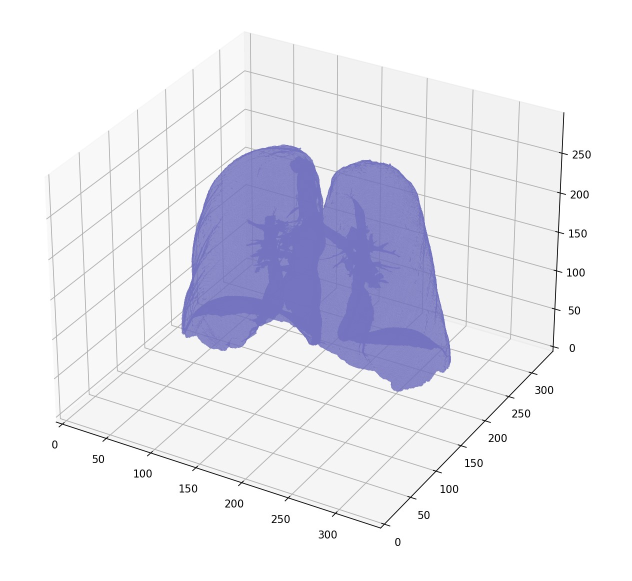
#> input picture project/figs/1.jpg, 1263 x 1162 px (shown at 1/2 size)
$ python -i utils.py   (imports and definitions only)
#> lines starting #> are read from the running program, lines starting #| are printed output that depends on the picture
import os
import numpy as np

import pyvista as pv
import scipy.ndimage
import SimpleITK as sitk
from skimage import measure

import matplotlib.pyplot as plt
from mpl_toolkits.mplot3d.art3d import Poly3DCollection

# [2 lines not run here, left out]


# Load the scans in given folder path
# [38 lines left out: functions load_scan, get_pixels_hu, resample, not called in this run]


def save_mesh(mesh, filename, output_folder='./meshes'):
    mesh.save(os.path.join(output_folder, filename))


# [52 lines left out: functions generate_mesh, hounsfield_histogram, largest_label_volume, not called in this run]


def background_labels_around_circle(labels):
    d, w, h = labels.shape

    # parameter that needs tuning
    stroke_thickness = 2
    # get radius
    radius1 = (w / 2) - 1
    radius2 = radius1 - stroke_thickness
    center = (w / 2)

    xs, ys = np.meshgrid(np.arange(w), np.arange(h))

    # create a mask to measure the distance of the points from the center
    dist = np.sqrt((xs - center) ** 2 + (ys - center) ** 2)

    # create mask with two different radius
    mask1 = dist <= radius1
    mask2 = dist <= radius2

    # logical xor between those two masks with different radius
    # to get only a thin stroked circle with the specific pixels
    mask = np.logical_xor(mask1, mask2)

    # identify irrelevant pixels from each slice
    mask_in_3D = np.ones(labels.shape) * mask
    irrelevant_labels = mask_in_3D * labels

    return irrelevant_labels


def segment_lung_mask(image, fill_lung_structures=True):
    # not actually binary, but 1 and 2.
    # 0 is treated as background, which we do not want
    binary_image = np.array(image > -320, dtype=np.int8) + 1
    # connected components of binary image
    labels = measure.label(binary_image)

    # Pick the pixel in the very corner to determine which label is air.
    #   Improvement: Pick multiple background labels from around the patient
    #   More resistant to "trays" on which the patient lays cutting the air
    #   around the person in half
    irrelevant_labels = background_labels_around_circle(labels)

    for idx, label in enumerate(labels):
        for irrelevant_label in irrelevant_labels[idx]:
            # Make the selected labels background
            binary_image[idx][label == irrelevant_label] = 2

    # Method of filling the lung structures (that is superior to something like
    # morphological closing)
    if fill_lung_structures:
        # For every slice we determine the largest solid structure
        for i, axial_slice in enumerate(binary_image):
            axial_slice = axial_slice - 1
            labeling = measure.label(axial_slice)
            l_max = largest_label_volume(labeling, bg=0)

            if l_max is not None:  # This slice contains some lung
                binary_image[i][labeling != l_max] = 1

    binary_image -= 1  # Make the image actual binary
    binary_image = 1 - binary_image  # Invert it, lungs are now 1

    # Remove other air pockets insided body
    labels = measure.label(binary_image, background=0)
    l_max = largest_label_volume(labels, bg=0)
    if l_max is not None:  # There are air pockets
        binary_image[labels != l_max] = 0

    return binary_image

>>> import cv2
>>> picture = cv2.imread('figs/1.jpg', cv2.IMREAD_GRAYSCALE)
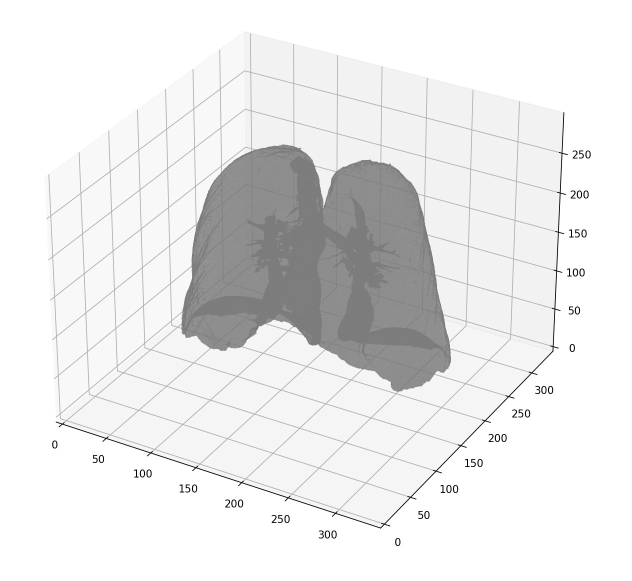
#> picture: shape (1162, 1263) (shown at 1/2 size); min 0, max 255, mean 233.6
>>> result = segment_lung_mask(picture)
#> in segment_lung_mask, `binary_image = np.array(image > -320, dtype=np.int8) + 1`: binary_image: shape (1162, 1263) int8; every value is 2
#> in segment_lung_mask, `labels = measure.label(binary_image)`: labels: shape (1162, 1263) int64; every value is 1
#> (the run stopped early here; a loop or call above may not have finished)

$ run again, on project/figs/2.jpg
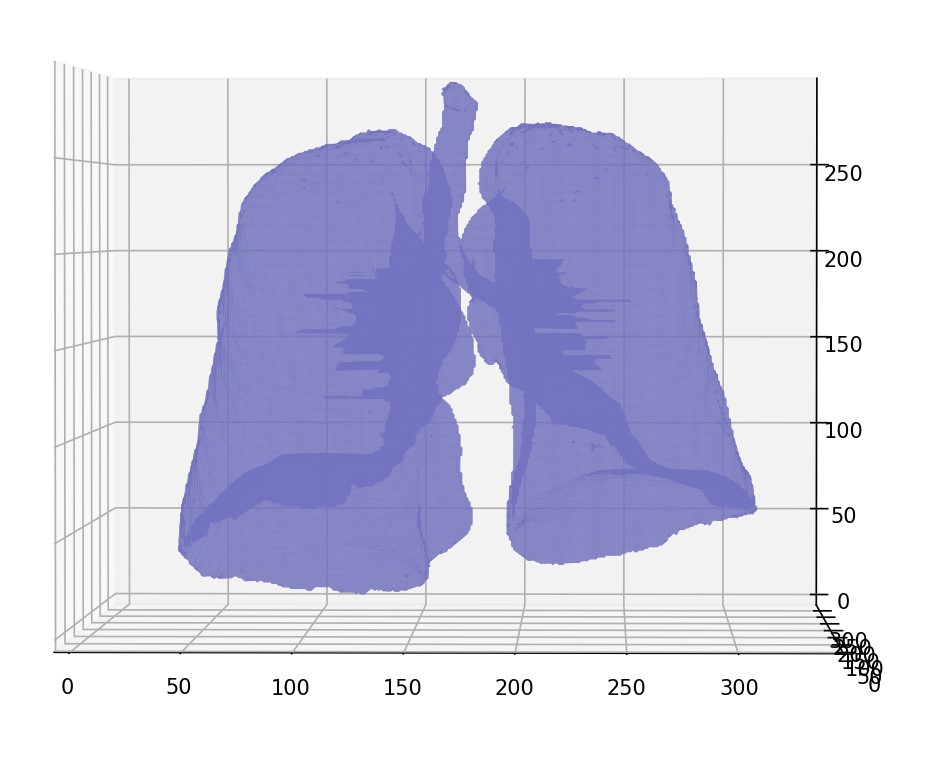
#> input picture project/figs/2.jpg, 925 x 772 px
#> `picture = cv2.imread('figs/1.jpg', cv2.IMREAD_GRAYSCALE)`:
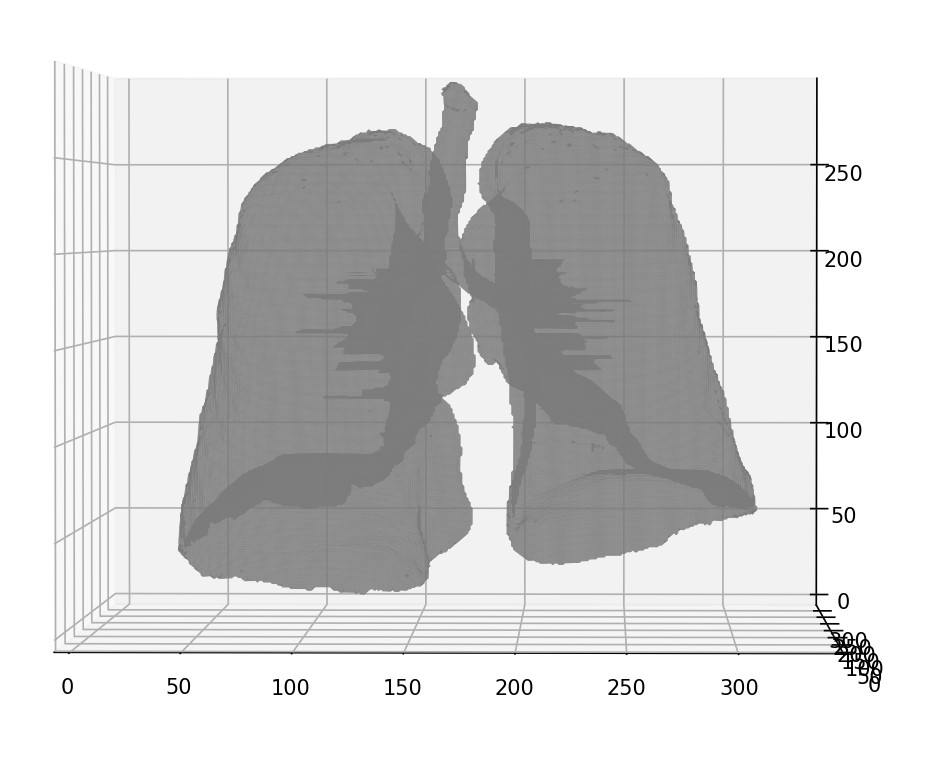
#> picture: shape (772, 925); min 0, max 255, mean 213.5
#> binary_image: shape (772, 925) int8; every value is 2
#> labels: shape (772, 925) int64; every value is 1

$ run again, on project/figs/3.jpg
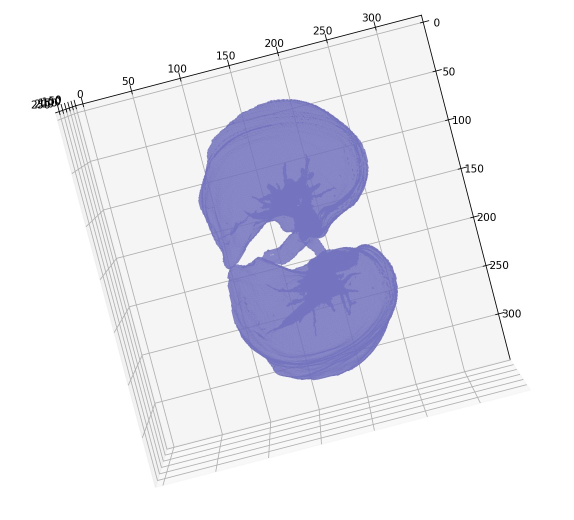
#> input picture project/figs/3.jpg, 1147 x 1039 px (shown at 1/2 size)
#> `picture = cv2.imread('figs/1.jpg', cv2.IMREAD_GRAYSCALE)`:
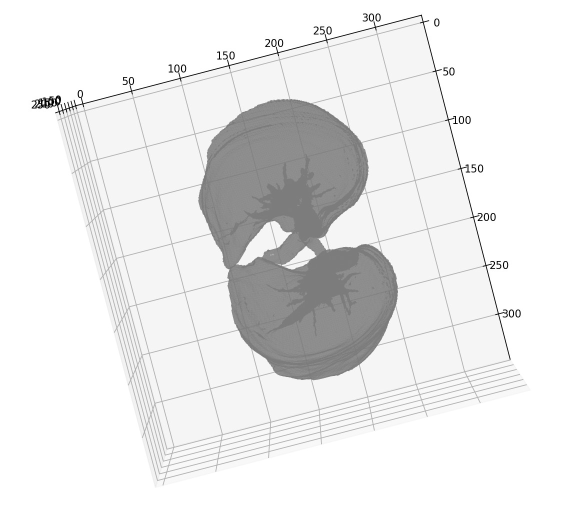
#> picture: shape (1039, 1147) (shown at 1/2 size); min 0, max 255, mean 233.5
#> binary_image: shape (1039, 1147) int8; every value is 2
#> labels: shape (1039, 1147) int64; every value is 1

$ run again, on project/figs/dist_from_center.jpg
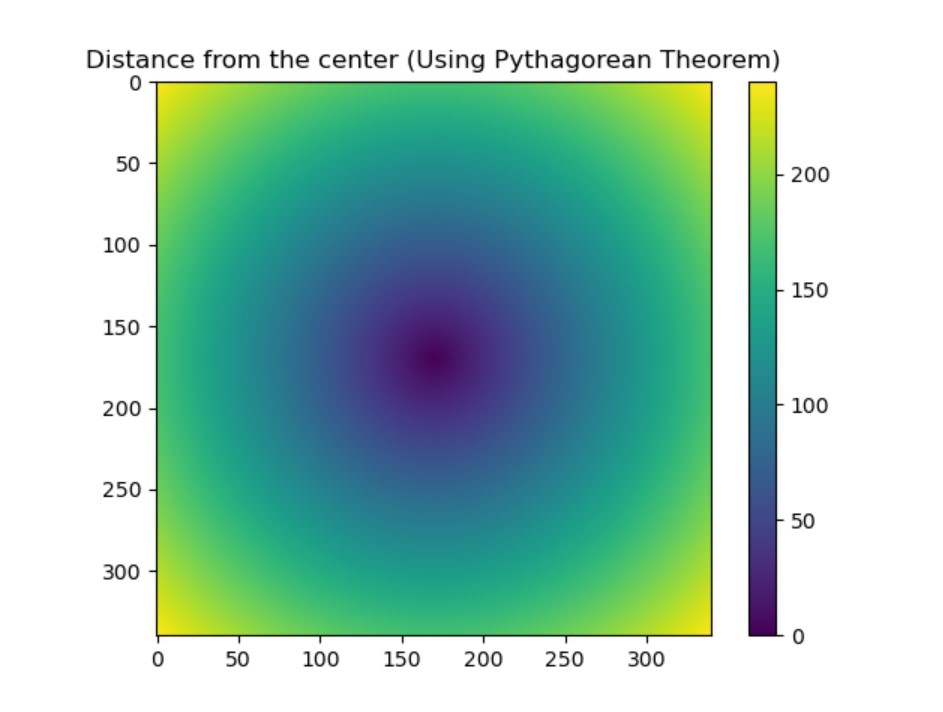
#> input picture project/figs/dist_from_center.jpg, 943 x 712 px
#> `picture = cv2.imread('figs/1.jpg', cv2.IMREAD_GRAYSCALE)`:
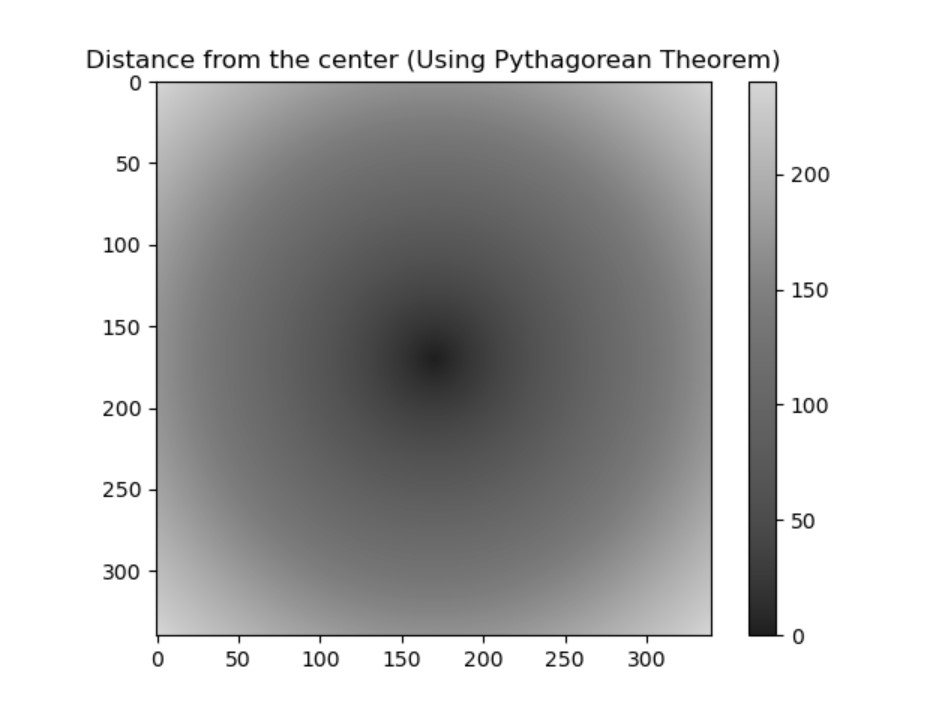
#> picture: shape (712, 943); min 0, max 255, mean 186.3
#> binary_image: shape (712, 943) int8; every value is 2
#> labels: shape (712, 943) int64; every value is 1
